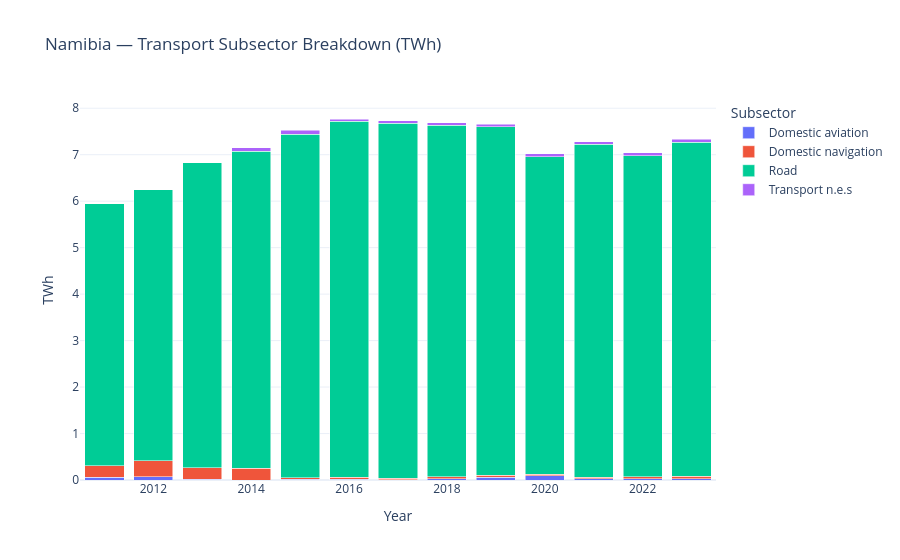

Write notebook code for a chart like this one.
### Markdown cell above
## 6 · Transport subsector breakdown over time

### Code cell
df_transport_sub = df_subsectors[df_subsectors["sector"] == "Transport"]

if df_transport_sub.empty:
    print("No transport subsector data available for this country.")
else:
    fig = px.bar(
        df_transport_sub,
        x="year",
        y="total_TWh",
        color="subsector",
        barmode="stack",
        title=f"{COUNTRY} — Transport Subsector Breakdown (TWh)",
        labels={"total_TWh": "TWh", "year": "Year", "subsector": "Subsector"},
        template="plotly_white",
    )
    fig.update_layout(hovermode="x unified", legend_title_text="Subsector")
    fig.show()

### Figure 1 — Plotly figure (JSON) as saved in the notebook; plotly's stock layout.template omitted (floating-point values rounded to 4 significant figures)
{"data": [{"hovertemplate": "Subsector=Domestic aviation<br>Year=%{x}<br>TWh=%{y}<extra></extra>", "legendgroup": "Domestic aviation", "marker": {"color": "#636efa", "pattern": {"shape": ""}}, "name": "Domestic aviation", "orientation": "v", "showlegend": true, "textposition": "auto", "type": "bar", "x": [2011, 2012, 2013, 2015, 2016, 2017, 2018, 2019, 2020, 2021, 2022, 2023], "xaxis": "x", "y": [0.06139, 0.0675, 0.01222, 0.01222, 0.01222, 0.01028, 0.03, 0.06361, 0.08972, 0.02194, 0.02972, 0.03083], "yaxis": "y"}, {"hovertemplate": "Subsector=Domestic navigation<br>Year=%{x}<br>TWh=%{y}<extra></extra>", "legendgroup": "Domestic navigation", "marker": {"color": "#EF553B", "pattern": {"shape": ""}}, "name": "Domestic navigation", "orientation": "v", "showlegend": true, "textposition": "auto", "type": "bar", "x": [2011, 2012, 2013, 2014, 2015, 2016, 2017, 2018, 2019, 2020, 2021, 2022, 2023], "xaxis": "x", "y": [0.2425, 0.3464, 0.2558, 0.2581, 0.03361, 0.045, 0.02639, 0.03556, 0.03722, 0.03917, 0.04111, 0.04306, 0.045], "yaxis": "y"}, {"hovertemplate": "Subsector=Road<br>Year=%{x}<br>TWh=%{y}<extra></extra>", "legendgroup": "Road", "marker": {"color": "#00cc96", "pattern": {"shape": ""}}, "name": "Road", "orientation": "v", "showlegend": true, "textposition": "auto", "type": "bar", "x": [2011, 2012, 2013, 2014, 2015, 2016, 2017, 2018, 2019, 2020, 2021, 2022, 2023], "xaxis": "x", "y": [5.637, 5.83, 6.564, 6.815, 7.398, 7.659, 7.642, 7.564, 7.496, 6.828, 7.16, 6.908, 7.196], "yaxis": "y"}, {"hovertemplate": "Subsector=Transport n.e.s<br>Year=%{x}<br>TWh=%{y}<extra></extra>", "legendgroup": "Transport n.e.s", "marker": {"color": "#ab63fa", "pattern": {"shape": ""}}, "name": "Transport n.e.s", "orientation": "v", "showlegend": true, "textposition": "auto", "type": "bar", "x": [2014, 2015, 2016, 2017, 2018, 2019, 2020, 2021, 2022, 2023], "xaxis": "x", "y": [0.07889, 0.07889, 0.0525, 0.05361, 0.05278, 0.05806, 0.05917, 0.05694, 0.05639, 0.06167], "yaxis": "y"}], "layout": {"barmode": "stack", "hovermode": "x unified", "legend": {"title": {"text": "Subsector"}, "tracegroupgap": 0}, "title": {"text": "Namibia — Transport Subsector Breakdown (TWh)"}, "xaxis": {"anchor": "y", "domain": [0, 1], "title": {"text": "Year"}}, "yaxis": {"anchor": "x", "domain": [0, 1], "title": {"text": "TWh"}}}}
